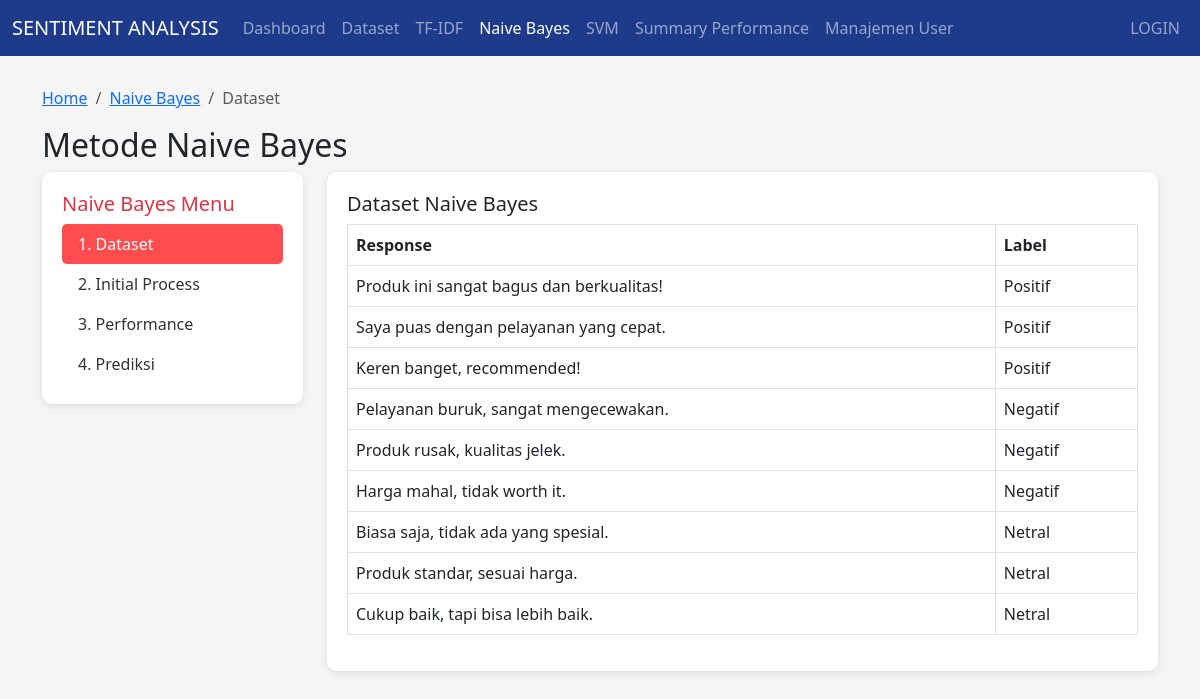
The page /naive-bayes/ on the database its author committed.
### analysis/models.py (models this page shows, shortened)
class Dataset(models.Model):
    text = models.TextField()
    sentiment = models.CharField(max_length=20)

### analysis/views.py (the view)
# urls.py: path('naive-bayes/', views.naive_bayes_dataset, name='naive_bayes_dataset'),
def naive_bayes_dataset(request):
    dataset = Dataset.objects.all()
    search_response = request.GET.get('search_response', '')
    search_label = request.GET.get('search_label', '')
    if search_response:
        dataset = dataset.filter(text__icontains=search_response)
    if search_label:
        dataset = dataset.filter(sentiment__iexact=search_label)
    context = {
        'dataset': dataset,
        'search_response': search_response,
        'search_label': search_label,
        'active_menu': 'dataset',
    }
    return render(request, 'analysis/naive_bayes_dataset.html', context)

### analysis/templates/analysis/naive_bayes_dataset.html (shortened to what this page needs)
<!DOCTYPE html>
<html lang="id">
  <head>
    <link
      href="https://cdn.jsdelivr.net/npm/bootstrap@5.3.0/dist/css/bootstrap.min.css"
      rel="stylesheet"
    />
  </head>
  <body>
    <nav class="navbar navbar-expand-lg navbar-dark fixed-top">
      <div class="container-fluid">
        <a class="navbar-brand" href="{% url 'analysis:dashboard' %}"
          >SENTIMENT ANALYSIS</a
        >
        <div class="collapse navbar-collapse" id="navbarNav">
          <ul class="navbar-nav">
            <li class="nav-item">
              <a class="nav-link" href="{% url 'analysis:dashboard' %}"
                >Dashboard</a
              >
            </li>
            <li class="nav-item">
              <a class="nav-link" href="{% url 'analysis:dataset' %}"
                >Dataset</a
              >
            </li>
            <li class="nav-item">
              <a class="nav-link" href="{% url 'analysis:tfidf' %}">TF-IDF</a>
            </li>
            <li class="nav-item">
              <a
                class="nav-link active"
                href="{% url 'analysis:naive_bayes_dataset' %}"
                >Naive Bayes</a
              >
            </li>
            <li class="nav-item">
              <a class="nav-link" href="{% url 'analysis:svm_dataset' %}"
                >SVM</a
              >
            </li>
            <li class="nav-item">
              <a
                class="nav-link"
                href="{% url 'analysis:summary_performance' %}"
                >Summary Performance</a
              >
            </li>
            <li class="nav-item">
              <a class="nav-link" href="{% url 'analysis:manajemen_user' %}"
                >Manajemen User</a
              >
            </li>
          </ul>
          <ul class="navbar-nav ms-auto">
            {% if user.is_authenticated %}
            <li class="nav-item">
              <a class="nav-link" href="{% url 'analysis:logout' %}"
                >LOGOUT ({{ user.username }})</a
              >
            </li>
            {% else %}
            <li class="nav-item">
              <a class="nav-link" href="{% url 'analysis:login' %}">LOGIN</a>
            </li>
            {% endif %}
          </ul>
        </div>
      </div>
    </nav>
    <div class="container mt-3">
      <nav aria-label="breadcrumb">
        <ol class="breadcrumb">
          <li class="breadcrumb-item">
            <a href="{% url 'analysis:dashboard' %}">Home</a>
          </li>
          <li class="breadcrumb-item">
            <a href="{% url 'analysis:naive_bayes_dataset' %}">Naive Bayes</a>
          </li>
          <li class="breadcrumb-item active" aria-current="page">Dataset</li>
        </ol>
      </nav>
    </div>
    <div class="container">
      <h2>Metode Naive Bayes</h2>
      <div class="row">
        <div class="col-md-3">
          <div class="sidebar">
            <h5 class="text-danger">Naive Bayes Menu</h5>
            <ul class="nav flex-column">
              <li class="nav-item">
                <a
                  class="nav-link {% if active_menu == 'dataset' %}active{% endif %}"
                  href="{% url 'analysis:naive_bayes_dataset' %}"
                  >1. Dataset</a
                >
              </li>
              <li class="nav-item">
                <a
                  class="nav-link {% if active_menu == 'initial_process' %}active{% endif %}"
                  href="{% url 'analysis:naive_bayes_initial_process' %}"
                  >2. Initial Process</a
                >
              </li>
              <li class="nav-item">
                <a
                  class="nav-link {% if active_menu == 'performance' %}active{% endif %}"
                  href="{% url 'analysis:naive_bayes_performance' %}"
                  >3. Performance</a
                >
              </li>
              <li class="nav-item">
                <a
                  class="nav-link {% if active_menu == 'prediksi' %}active{% endif %}"
                  href="{% url 'analysis:naive_bayes_prediksi' %}"
                  >4. Prediksi</a
                >
              </li>
            </ul>
          </div>
        </div>
        <div class="col-md-9">
          <div class="table-container">
            <h5>Dataset Naive Bayes</h5>
            <table class="table table-bordered">
              <thead>
                <tr>
                  <th>Response</th>
                  <th>Label</th>
                </tr>
              </thead>
              <tbody>
                {% for data in dataset %}
                <tr>
                  <td>{{ data.text }}</td>
                  <td>{{ data.sentiment|capfirst }}</td>
                </tr>
                {% empty %}
                <tr>
                  <td colspan="2" class="text-center">Tidak ada data.</td>
                </tr>
                {% endfor %}
              </tbody>
            </table>
          </div>
        </div>
      </div>
    </div>
  </body>
</html>

### analysis/templates/analysis/naive_bayes_dataset.html (style rules this page uses)
body { padding-top: 70px; background-color: #f5f5f5; }
.navbar { background-color: #1e3a8a; }
.sidebar { background-color: white; padding: 20px; border-radius: 10px; box-shadow: 0 2px 8px rgba(0, 0, 0, 0.1); height: fit-content; }
.sidebar .nav-link { color: #333; }
.sidebar .nav-link.active { background-color: #ff4d4f; color: white; border-radius: 5px; }
.table-container { background-color: white; padding: 20px; border-radius: 10px; box-shadow: 0 2px 8px rgba(0, 0, 0, 0.1); }

### rows shown on the page
Dataset: text "Produk ini sangat bagus dan berkualitas!", sentiment "Positif"
Dataset: text "Saya puas dengan pelayanan yang cepat.", sentiment "Positif"
Dataset: text "Keren banget, recommended!", sentiment "Positif"
Dataset: text "Pelayanan buruk, sangat mengecewakan.", sentiment "Negatif"
Dataset: text "Produk rusak, kualitas jelek.", sentiment "Negatif"
Dataset: text "Harga mahal, tidak worth it.", sentiment "Negatif"
Dataset: text "Biasa saja, tidak ada yang spesial.", sentiment "Netral"
Dataset: text "Produk standar, sesuai harga.", sentiment "Netral"
Dataset: text "Cukup baik, tapi bisa lebih baik.", sentiment "Netral"
